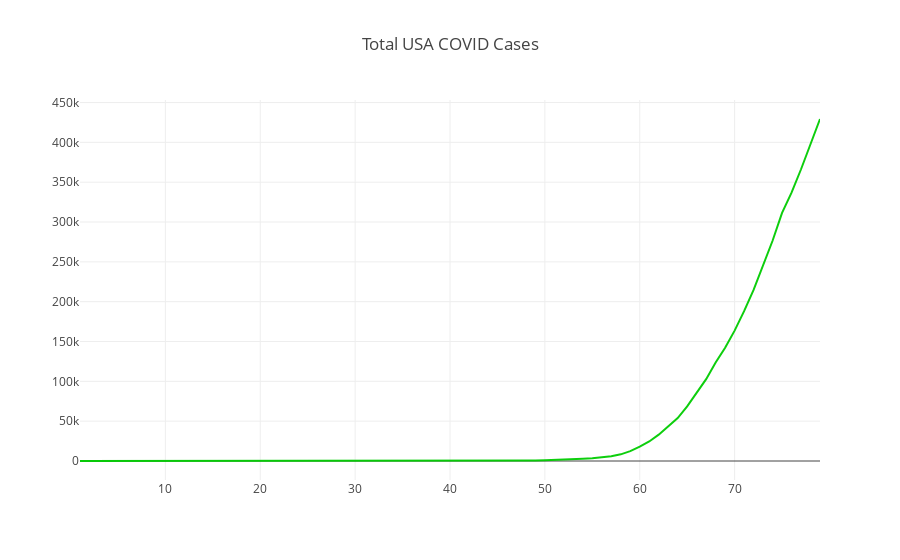

This figure's notebook cell:
### Markdown cell above
## The Curve: Total Cases, USA

Just 2020 COVID-19 Cases, cumulative, as reported by the New York Times (https://github.com/nytimes/covid-19-data).

**This is the scary graph!** The cases keep piling up!

### Code cell
val curve_total_cases: Vector[Int] = totalNewDaily(state = None).map(_.totalCases)

val curve_total_cases_trace = Scatter(
  (1 to curve_total_deaths.size),
  curve_total_cases,
  name = "2020 Covid Total Cases",
  mode = ScatterMode(ScatterMode.Lines),
  marker = Marker(
    color = Color.RGBA(0, 204, 0, 0.95),
    line = Line(
      color = Color.RGBA(217, 217, 217, 1.0),
      width = 1.0
    ),
    symbol = Symbol.Circle(),
    size = 3
  )
)

val data = Seq(curve_total_cases_trace)

val layout = Layout("Total USA COVID Cases")

plot(data, layout)

### Figure 1 — Plotly figure (JSON) as saved in the notebook; plotly's stock layout.template omitted (floating-point values rounded to 4 significant figures)
{"data": [{"marker": {"color": "rgba(0, 204, 0, 0.95)", "line": {"color": "rgba(217, 217, 217, 1.0)", "width": 1}, "size": 3, "symbol": "circle"}, "mode": "lines", "name": "2020 Covid Total Cases", "type": "scatter", "x": [1, 2, 3, 4, 5, 6, 7, 8, 9, 10, 11, 12, 13, 14, 15, 16, 17, 18, 19, 20, 21, 22, 23, 24, 25, 26, 27, 28, 29, 30, 31, 32, 33, 34, 35, 36, 37, 38, 39, 40, 41, 42, 43, 44, 45, 46, 47, 48, 49, 50, 51, 52, 53, 54, 55, 56, 57, 58, 59, 60, 61, 62, 63, 64, 65, 66, 67, 68, 69, 70, 71, 72, 73, 74, 75, 76, 77, 78, 79], "y": [1, 1, 1, 2, 3, 5, 5, 5, 5, 6, 7, 8, 11, 11, 11, 12, 12, 12, 12, 12, 13, 13, 14, 15, 15, 15, 15, 25, 25, 25, 27, 30, 30, 30, 43, 45, 60, 60, 65, 70, 88, 104, 125, 161, 228, 311, 428, 547, 748, 1018, 1263, 1668, 2224, 2898, 3600, 4507, 5905, 8345, 12413, 17996, 24532, 33061, 43499, 53938, 68537, 85533, 102766, 123619, 142194, 163683, 188049, 214711, 244423, 276501, 311536, 336774, 366238, 397754, 429319]}], "layout": {"title": "Total USA COVID Cases"}}
